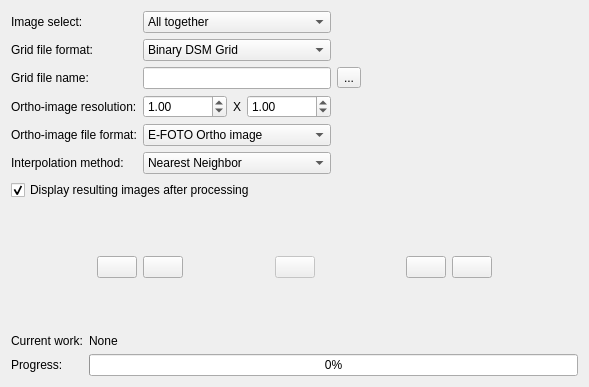
<?xml version="1.0" encoding="UTF-8"?>
<ui version="4.0">
 <class>OrthoForm</class>
 <widget class="QWidget" name="OrthoForm">
  <property name="geometry">
   <rect>
    <x>0</x>
    <y>0</y>
    <width>589</width>
    <height>387</height>
   </rect>
  </property>
  <property name="windowTitle">
   <string>Ortho-rectification</string>
  </property>
  <property name="windowIcon">
   <iconset resource="../resource/resource.qrc">
    <normaloff>:/icon/WindowIcon.png</normaloff>:/icon/WindowIcon.png</iconset>
  </property>
  <layout class="QGridLayout" name="gridLayout_2">
   <item row="0" column="0">
    <layout class="QGridLayout" name="gridLayout_3">
     <item row="0" column="0">
      <widget class="QLabel" name="label">
       <property name="text">
        <string>Image select:</string>
       </property>
      </widget>
     </item>
     <item row="0" column="1">
      <widget class="QComboBox" name="comboBox">
       <item>
        <property name="text">
         <string>All together</string>
        </property>
       </item>
       <item>
        <property name="text">
         <string>All individually</string>
        </property>
       </item>
      </widget>
     </item>
     <item row="0" column="2">
      <spacer name="horizontalSpacer">
       <property name="orientation">
        <enum>Qt::Horizontal</enum>
       </property>
       <property name="sizeHint" stdset="0">
        <size>
         <width>40</width>
         <height>20</height>
        </size>
       </property>
      </spacer>
     </item>
     <item row="1" column="0">
      <widget class="QLabel" name="label_30">
       <property name="text">
        <string>Grid file format:</string>
       </property>
      </widget>
     </item>
     <item row="1" column="1">
      <widget class="QComboBox" name="comboBox2">
       <property name="currentIndex">
        <number>0</number>
       </property>
       <item>
        <property name="text">
         <string>Binary DSM Grid</string>
        </property>
       </item>
       <item>
        <property name="text">
         <string>ASCII DSM Grid</string>
        </property>
       </item>
      </widget>
     </item>
     <item row="1" column="2">
      <spacer name="horizontalSpacer_2">
       <property name="orientation">
        <enum>Qt::Horizontal</enum>
       </property>
       <property name="sizeHint" stdset="0">
        <size>
         <width>40</width>
         <height>20</height>
        </size>
       </property>
      </spacer>
     </item>
     <item row="2" column="0">
      <widget class="QLabel" name="label_2">
       <property name="text">
        <string>Grid file name:</string>
       </property>
      </widget>
     </item>
     <item row="2" column="1">
      <widget class="QLineEdit" name="lineEdit">
       <property name="readOnly">
        <bool>true</bool>
       </property>
      </widget>
     </item>
     <item row="2" column="2">
      <widget class="QToolButton" name="loadDemButton">
       <property name="toolTip">
        <string>Load DEM</string>
       </property>
       <property name="text">
        <string>...</string>
       </property>
      </widget>
     </item>
     <item row="2" column="3">
      <spacer name="horizontalSpacer_3">
       <property name="orientation">
        <enum>Qt::Horizontal</enum>
       </property>
       <property name="sizeHint" stdset="0">
        <size>
         <width>40</width>
         <height>20</height>
        </size>
       </property>
      </spacer>
     </item>
     <item row="3" column="0">
      <widget class="QLabel" name="label_4">
       <property name="text">
        <string>Ortho-image resolution:</string>
       </property>
      </widget>
     </item>
     <item row="3" column="1">
      <layout class="QHBoxLayout" name="horizontalLayout">
       <item>
        <widget class="QDoubleSpinBox" name="doubleSpinBox1">
         <property name="minimum">
          <double>0.010000000000000</double>
         </property>
         <property name="maximum">
          <double>1000000.000000000000000</double>
         </property>
         <property name="value">
          <double>1.000000000000000</double>
         </property>
        </widget>
       </item>
       <item>
        <widget class="QLabel" name="label_5">
         <property name="text">
          <string>X</string>
         </property>
         <property name="alignment">
          <set>Qt::AlignCenter</set>
         </property>
        </widget>
       </item>
       <item>
        <widget class="QDoubleSpinBox" name="doubleSpinBox2">
         <property name="minimum">
          <double>0.010000000000000</double>
         </property>
         <property name="maximum">
          <double>1000000.000000000000000</double>
         </property>
         <property name="value">
          <double>1.000000000000000</double>
         </property>
        </widget>
       </item>
      </layout>
     </item>
     <item row="3" column="2">
      <spacer name="horizontalSpacer_7">
       <property name="orientation">
        <enum>Qt::Horizontal</enum>
       </property>
       <property name="sizeHint" stdset="0">
        <size>
         <width>40</width>
         <height>20</height>
        </size>
       </property>
      </spacer>
     </item>
     <item row="4" column="0">
      <widget class="QLabel" name="label_6">
       <property name="text">
        <string>Ortho-image file format:</string>
       </property>
      </widget>
     </item>
     <item row="4" column="1">
      <widget class="QComboBox" name="comboBox3">
       <item>
        <property name="text">
         <string>E-FOTO Ortho image</string>
        </property>
       </item>
       <item>
        <property name="text">
         <string>GeoTIFF</string>
        </property>
       </item>
      </widget>
     </item>
     <item row="4" column="2">
      <spacer name="horizontalSpacer_8">
       <property name="orientation">
        <enum>Qt::Horizontal</enum>
       </property>
       <property name="sizeHint" stdset="0">
        <size>
         <width>40</width>
         <height>20</height>
        </size>
       </property>
      </spacer>
     </item>
     <item row="5" column="0">
      <widget class="QLabel" name="label_8">
       <property name="text">
        <string>Interpolation method:</string>
       </property>
      </widget>
     </item>
     <item row="5" column="1">
      <widget class="QComboBox" name="comboBox4">
       <item>
        <property name="text">
         <string>Nearest Neighbor</string>
        </property>
       </item>
       <item>
        <property name="text">
         <string>Bilinear</string>
        </property>
       </item>
       <item>
        <property name="text">
         <string>Bicubic</string>
        </property>
       </item>
       <item>
        <property name="text">
         <string>Lagrange</string>
        </property>
       </item>
      </widget>
     </item>
     <item row="5" column="2">
      <spacer name="horizontalSpacer_9">
       <property name="orientation">
        <enum>Qt::Horizontal</enum>
       </property>
       <property name="sizeHint" stdset="0">
        <size>
         <width>40</width>
         <height>20</height>
        </size>
       </property>
      </spacer>
     </item>
    </layout>
   </item>
   <item row="1" column="0">
    <widget class="QCheckBox" name="checkBox">
     <property name="text">
      <string>Display resulting images after processing</string>
     </property>
     <property name="checked">
      <bool>true</bool>
     </property>
    </widget>
   </item>
   <item row="2" column="0">
    <spacer name="verticalSpacer">
     <property name="orientation">
      <enum>Qt::Vertical</enum>
     </property>
     <property name="sizeHint" stdset="0">
      <size>
       <width>566</width>
       <height>11</height>
      </size>
     </property>
    </spacer>
   </item>
   <item row="3" column="0">
    <layout class="QHBoxLayout" name="horizontalLayout_2">
     <item>
      <spacer name="horizontalSpacer_5">
       <property name="orientation">
        <enum>Qt::Horizontal</enum>
       </property>
       <property name="sizeHint" stdset="0">
        <size>
         <width>40</width>
         <height>20</height>
        </size>
       </property>
      </spacer>
     </item>
     <item>
      <widget class="QPushButton" name="orthoButton">
       <property name="toolTip">
        <string>Run ortho-rectification</string>
       </property>
       <property name="text">
        <string/>
       </property>
       <property name="icon">
        <iconset resource="../resource/resource.qrc">
         <normaloff>:/icon/ortho.png</normaloff>:/icon/ortho.png</iconset>
       </property>
       <property name="iconSize">
        <size>
         <width>30</width>
         <height>30</height>
        </size>
       </property>
      </widget>
     </item>
     <item>
      <widget class="QPushButton" name="loadButton">
       <property name="toolTip">
        <string>Load ortho-rectification</string>
       </property>
       <property name="text">
        <string/>
       </property>
       <property name="icon">
        <iconset resource="../resource/resource.qrc">
         <normaloff>:/icon/fileopen.png</normaloff>:/icon/fileopen.png</iconset>
       </property>
       <property name="iconSize">
        <size>
         <width>30</width>
         <height>30</height>
        </size>
       </property>
      </widget>
     </item>
     <item>
      <spacer name="horizontalSpacer_4">
       <property name="orientation">
        <enum>Qt::Horizontal</enum>
       </property>
       <property name="sizeHint" stdset="0">
        <size>
         <width>40</width>
         <height>20</height>
        </size>
       </property>
      </spacer>
     </item>
     <item>
      <widget class="QPushButton" name="orthoQualityButton">
       <property name="enabled">
        <bool>false</bool>
       </property>
       <property name="toolTip">
        <string>Open Ortho-image Quality Tool</string>
       </property>
       <property name="text">
        <string/>
       </property>
       <property name="icon">
        <iconset resource="../resource/resource.qrc">
         <normaloff>:/icon/markIcon.png</normaloff>:/icon/markIcon.png</iconset>
       </property>
       <property name="iconSize">
        <size>
         <width>30</width>
         <height>30</height>
        </size>
       </property>
      </widget>
     </item>
     <item>
      <spacer name="horizontalSpacer_10">
       <property name="orientation">
        <enum>Qt::Horizontal</enum>
       </property>
       <property name="sizeHint" stdset="0">
        <size>
         <width>40</width>
         <height>20</height>
        </size>
       </property>
      </spacer>
     </item>
     <item>
      <widget class="QPushButton" name="abortButton">
       <property name="toolTip">
        <string>Abort current operation</string>
       </property>
       <property name="text">
        <string/>
       </property>
       <property name="icon">
        <iconset resource="../resource/resource.qrc">
         <normaloff>:/icon/abort.png</normaloff>:/icon/abort.png</iconset>
       </property>
       <property name="iconSize">
        <size>
         <width>30</width>
         <height>30</height>
        </size>
       </property>
      </widget>
     </item>
     <item>
      <widget class="QPushButton" name="doneButton">
       <property name="toolTip">
        <string>Exit / done</string>
       </property>
       <property name="text">
        <string/>
       </property>
       <property name="icon">
        <iconset resource="../resource/resource.qrc">
         <normaloff>:/icon/done.png</normaloff>:/icon/done.png</iconset>
       </property>
       <property name="iconSize">
        <size>
         <width>30</width>
         <height>30</height>
        </size>
       </property>
      </widget>
     </item>
     <item>
      <spacer name="horizontalSpacer_6">
       <property name="orientation">
        <enum>Qt::Horizontal</enum>
       </property>
       <property name="sizeHint" stdset="0">
        <size>
         <width>40</width>
         <height>20</height>
        </size>
       </property>
      </spacer>
     </item>
    </layout>
   </item>
   <item row="4" column="0">
    <spacer name="verticalSpacer_2">
     <property name="orientation">
      <enum>Qt::Vertical</enum>
     </property>
     <property name="sizeHint" stdset="0">
      <size>
       <width>20</width>
       <height>17</height>
      </size>
     </property>
    </spacer>
   </item>
   <item row="5" column="0">
    <layout class="QGridLayout" name="gridLayout">
     <item row="0" column="0">
      <widget class="QLabel" name="label_7">
       <property name="text">
        <string>Current work:</string>
       </property>
      </widget>
     </item>
     <item row="0" column="1">
      <widget class="QLabel" name="workLabel">
       <property name="text">
        <string>None</string>
       </property>
      </widget>
     </item>
     <item row="1" column="0">
      <widget class="QLabel" name="label_3">
       <property name="text">
        <string>Progress:</string>
       </property>
      </widget>
     </item>
     <item row="1" column="1">
      <widget class="QProgressBar" name="progressBar">
       <property name="value">
        <number>0</number>
       </property>
      </widget>
     </item>
    </layout>
   </item>
  </layout>
 </widget>
 <tabstops>
  <tabstop>comboBox</tabstop>
  <tabstop>comboBox2</tabstop>
  <tabstop>lineEdit</tabstop>
  <tabstop>loadDemButton</tabstop>
  <tabstop>doubleSpinBox1</tabstop>
  <tabstop>doubleSpinBox2</tabstop>
  <tabstop>comboBox3</tabstop>
  <tabstop>orthoButton</tabstop>
  <tabstop>abortButton</tabstop>
  <tabstop>doneButton</tabstop>
 </tabstops>
 <resources>
  <include location="../resource/resource.qrc"/>
 </resources>
 <connections/>
</ui>
